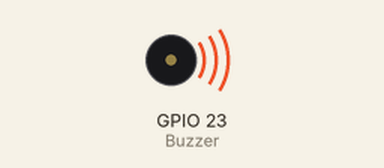
This sketch was run on a simulated ESP32. Shown: buzzer (waves = sounding). Random numbers use the default seed unless the sketch sets one.

Above: at 0.1 s.
Timing chart, 0 to 40.0 s (numbered marks = the images above):
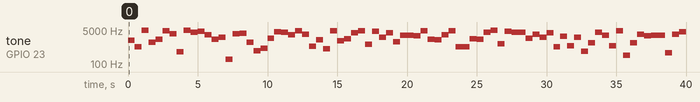

Measured:
- by itself, tone on GPIO 23 (Buzzer): plays 1570 Hz for 0.50 s, 743 Hz for 0.50 s, 4901 Hz for 0.50 s, 1192 Hz for 0.50 s, 1765 Hz for 0.50 s, 4526 Hz for 0.50 s … (80 notes in this stretch)

The sketch:

FadeLED.ino
```cpp
/****************************************************************
 *                    CHANGING THE LED BRIGHTNESS
 *                    ===========================
 *
 * In this program an LED is conencte dto GPIO port pin 23.
 * The program changes teh brightness of the LED by varying
 * the voltage applied to the LED. The LED PWM function is used
 * in this project where the duty cycle of the PWM waveform is
 * varied from 0 to its full value of 255
 *
 * Program: Brightness
 * Date   : July, 2017
 **************************************************************/
int Buzzer = 23;
int duty = 127;
int freq = 200;
int resolution = 8;
int channel = 0;

//
// Set GPIO pin 23 as output. Setup the PWM channel 0 and attach
// GPIO pin 23 to this channel
//
void setup()
{
   pinMode(Buzzer, OUTPUT);
   ledcSetup(channel, freq, resolution);
   ledcAttachPin(Buzzer, channel);
   randomSeed(10);
}

//
// Use the random number generator to generate teh frequency
// values between 100 Hz and 5 kHz. The duty cycle is set to
// 50% (127)
//
void loop()
{
    freq = random(100, 5000);
    ledcWriteTone(channel, freq);
    delay(500);
}
```
